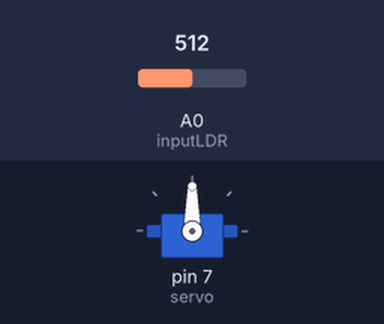
Bench run of a sketch on a simulated Arduino Uno, built with avr-gcc and run on an emulated ATmega328P. On the bench: servo. The test bench sets the inputs (shaded band); at power-on: A0 (inputLDR) = 512.

Above: at 1.2 s.
1.3 s: A0 (inputLDR) set to 633
2.8 s: A0 (inputLDR) set to 658
At 4.0 s:
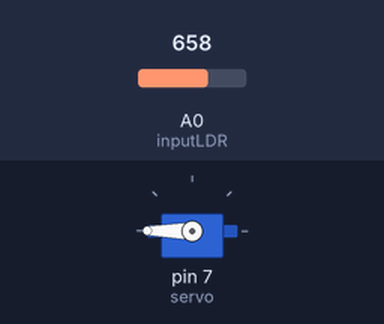
4.3 s: A0 (inputLDR) set to 340
At 5.3 s:
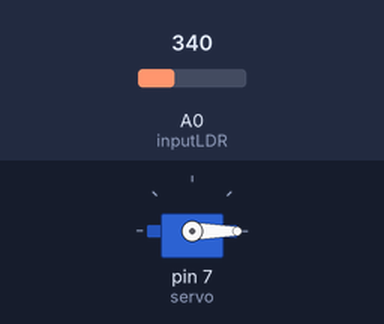
5.8 s: A0 (inputLDR) set to 364
At 6.5 s:
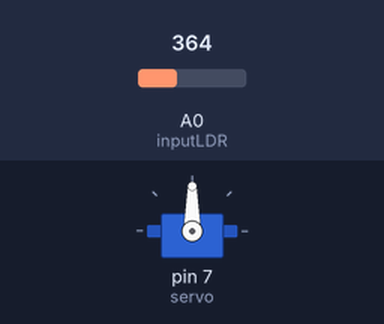
7.3 s: A0 (inputLDR) set to 306
At 7.7 s:
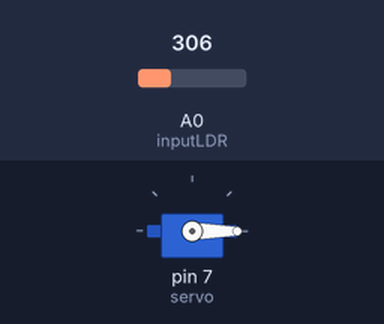
Timing chart, 0 to 9.8 s (numbered marks = the images above; inputs shaded):
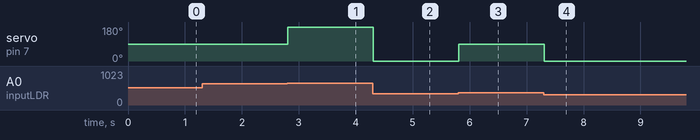

The sketch:

rodriguez_ej2.ino
```cpp
#include <Servo.h>

Servo servo;

const int inputLDR = A0;  // Analog input number 0

int ldrValue = 0;
int angle = 0;

void setup() {
  pinMode(inputLDR, INPUT);
  servo.attach(7); // Using PIN 7
}

void loop() {
  run();

  delay(100);
}

void run() {
  ldrValue = analogRead(inputLDR); // Read ldr sensor

  if (ldrValue > 650 && ldrValue <= 1024) {
    angle = 180; // max angle
  } else if (ldrValue > 350 && ldrValue <= 650) {
    angle = 90; // mid angle
  } else {
    angle = 0; // min angle
  }

  servo.write(angle);
}
```

Measured:
- the behaviour switches between 650 and 651 on A0 (inputLDR) (found by bisection; images 0 and 1)
- the behaviour switches between 350 and 351 on A0 (inputLDR) (found by bisection; images 2 and 3)
- after the input at 1.3 s, every drawn part: stays the same
- after the input at 2.8 s, servo on pin 7 (servo): 90° → 180° at once
- after the input at 4.3 s, servo on pin 7 (servo): 180° → 0° at once
- after the input at 5.8 s, servo on pin 7 (servo): 0° → 90° at once
- after the input at 7.3 s, servo on pin 7 (servo): 90° → 0° at once
